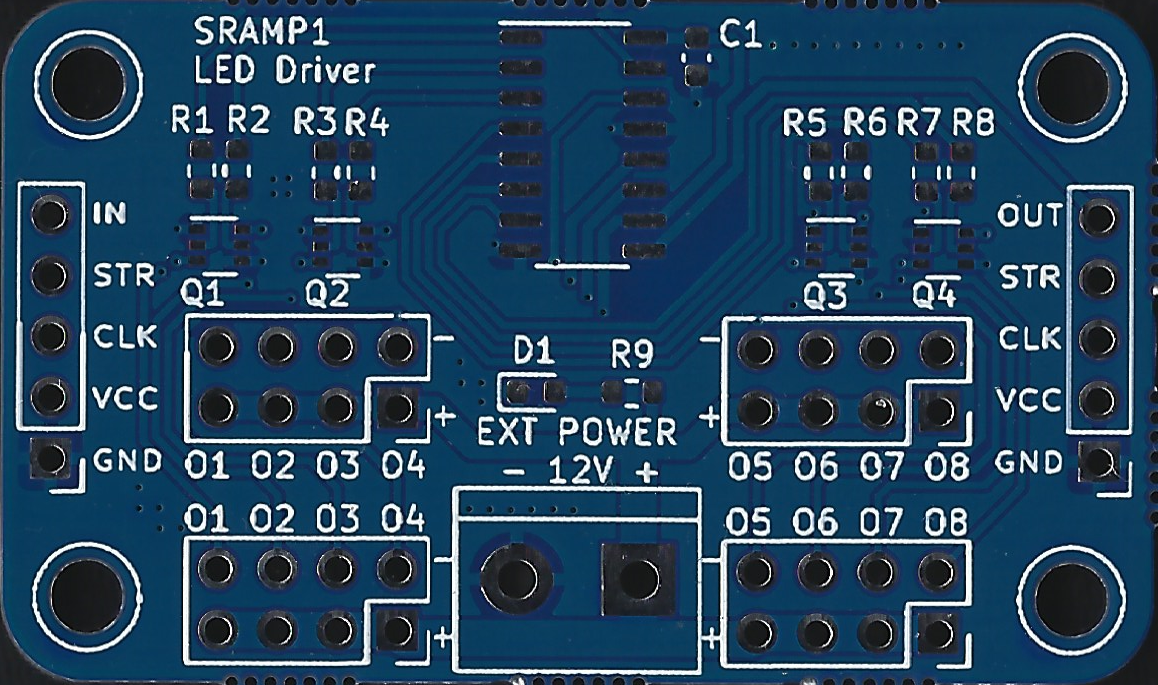
#> input picture trace_detection/dcc_encoder_top_black_back.png, 1158 x 685 px
$ jupyter execute --allow-errors seamless_cloning.ipynb
#> lines starting #> are read from the running program, lines starting #| are printed output that depends on the picture; after the words box and inside, x2 and y2 are one past the last pixel; in counts of white or black regions, pixels touching at a corner belong together
[cell 1]
import cv2
import numpy as np

# Load images
im = cv2.imread('dcc_encoder_top_black_back.png')
#> im is the input picture: shape (685, 1158, 3); mean B, G, R 94.9, 68.6, 35.8
#im = cv2.imread('wood-texture.jpg')
obj = cv2.imread('iloveyouticket.jpg')
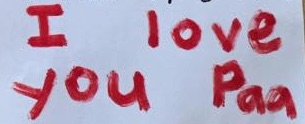
#> input picture trace_detection/iloveyouticket.jpg, 305 x 124 px
#> obj is the input picture: shape (124, 305, 3); mean B, G, R 185.8, 162.6, 180.8
obj = np.zeros(im.shape, np.uint8) + 128

# Check if images are loaded correctly
if im is None:
    raise ValueError("Error loading background image.")
if obj is None:
    raise ValueError("Error loading object image.")

# Create a rough mask around the object (white on black background)
#mask = np.zeros(obj.shape[:2], np.uint8)
#mask[0:50] = 255
mask = cv2.imread('mask.png', cv2.IMREAD_GRAYSCALE)
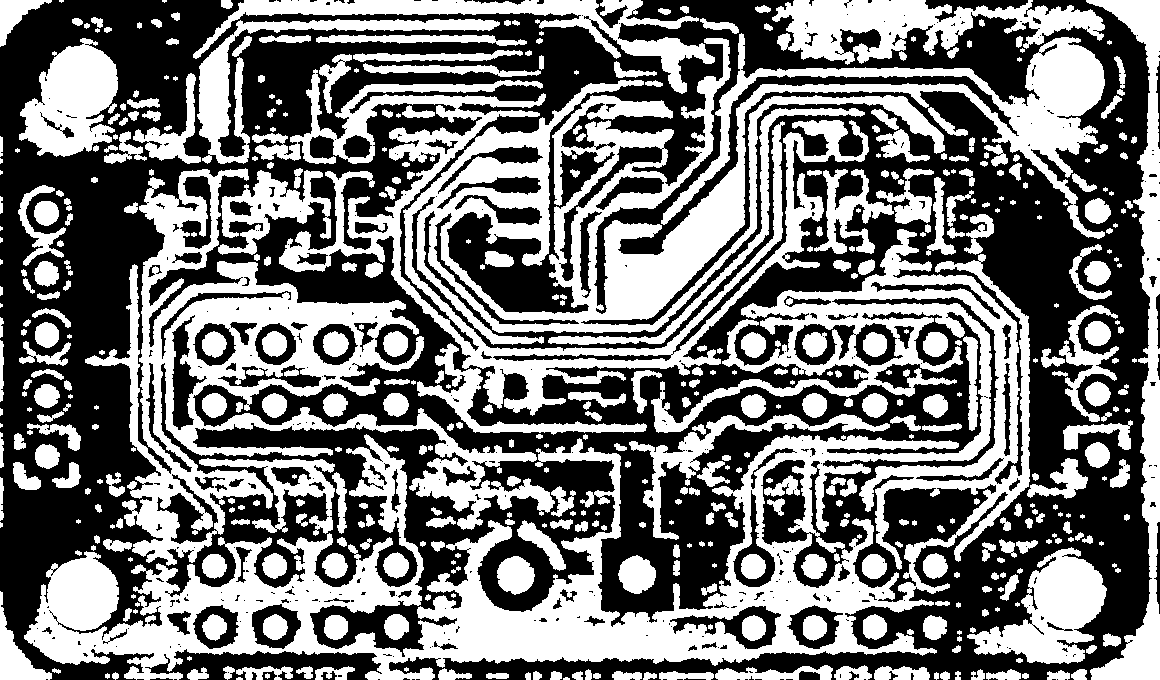
#> input picture trace_detection/mask.png, 1160 x 680 px
#> mask: shape (680, 1160); 46.5% white; 521 white regions (94 under 20 px), largest, box (x1, y1, x2, y2) and area: (24, 229, 1030, 680) 94640, (252, 33, 1105, 416) 84569, (85, 168, 555, 566) 40244

# Verify the mask has the same width and height as the object
#> (the rest of this cell did not finish here and is left out)
